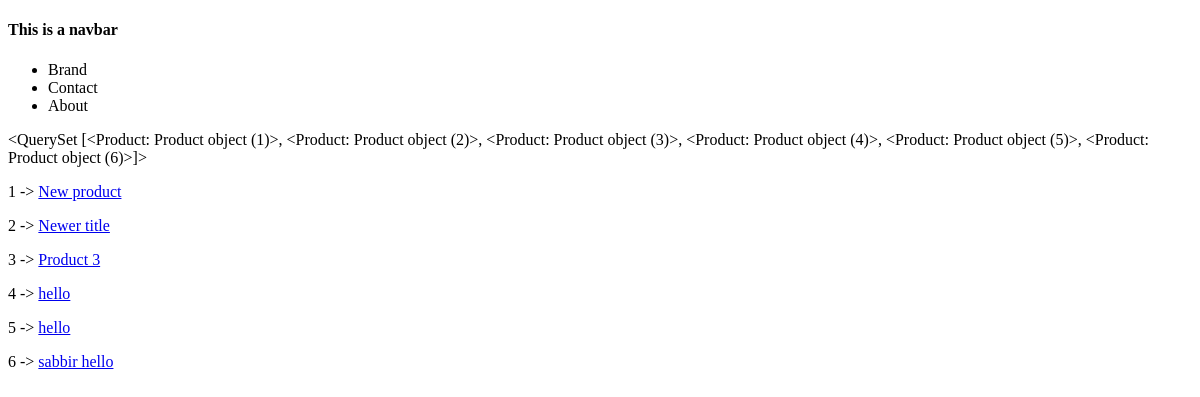
Before: /products/ with the older database file.
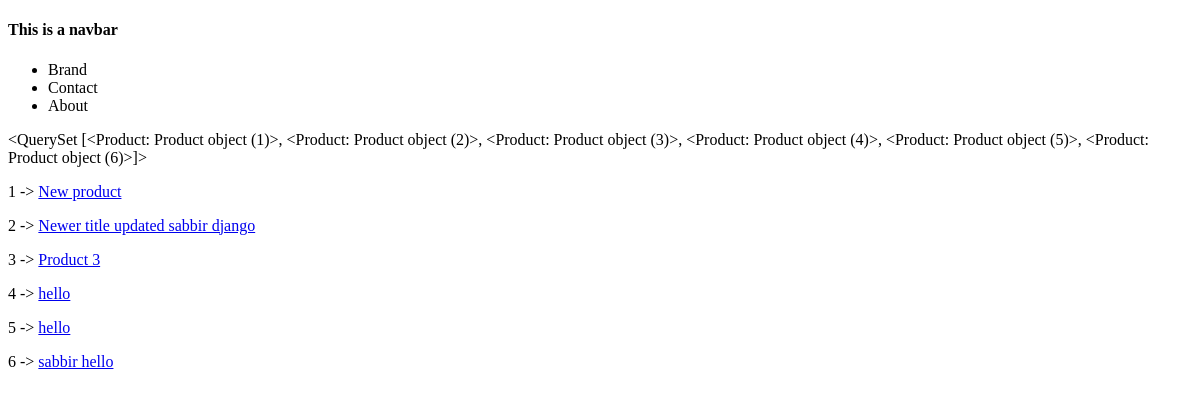
After: the same page with the newer database file.
### products/models.py (models this page shows)
class Product(models.Model):
    title = models.CharField(max_length=120) # max field must be declared
    description = models.TextField(blank=True, null=True) #can be null or blank
    price = models.DecimalField(decimal_places=2, max_digits=10000)
    summary = models.TextField(default='This is summary')
    featured = models.BooleanField(default=True) #null = True , default = True
    def get_absolute_url(self):
        return reverse("products:product-details", kwargs={"my_id": self.id})

### products/views.py (the view)
# urls.py: path('products/', product_list_view, name='product-list'),
def product_list_view(request):
    queryset = Product.objects.all()
    context = {
        "object_list": queryset
    }
    return render(request, "product_list.html", context)

### templates/product_list.html
{% extends 'base.html' %}
{% block content %}
{{ object_list }}
    {% for i in object_list  %}
        <p>{{ i.id }} -> <a href="{{ i.get_absolute_url }}"> {{ i.title }}</a></p>
    {% endfor %}
{% endblock content %}

Changed rows visible on the page:
changed Product id 2: title "Newer title" → "Newer title updated sabbir django"
